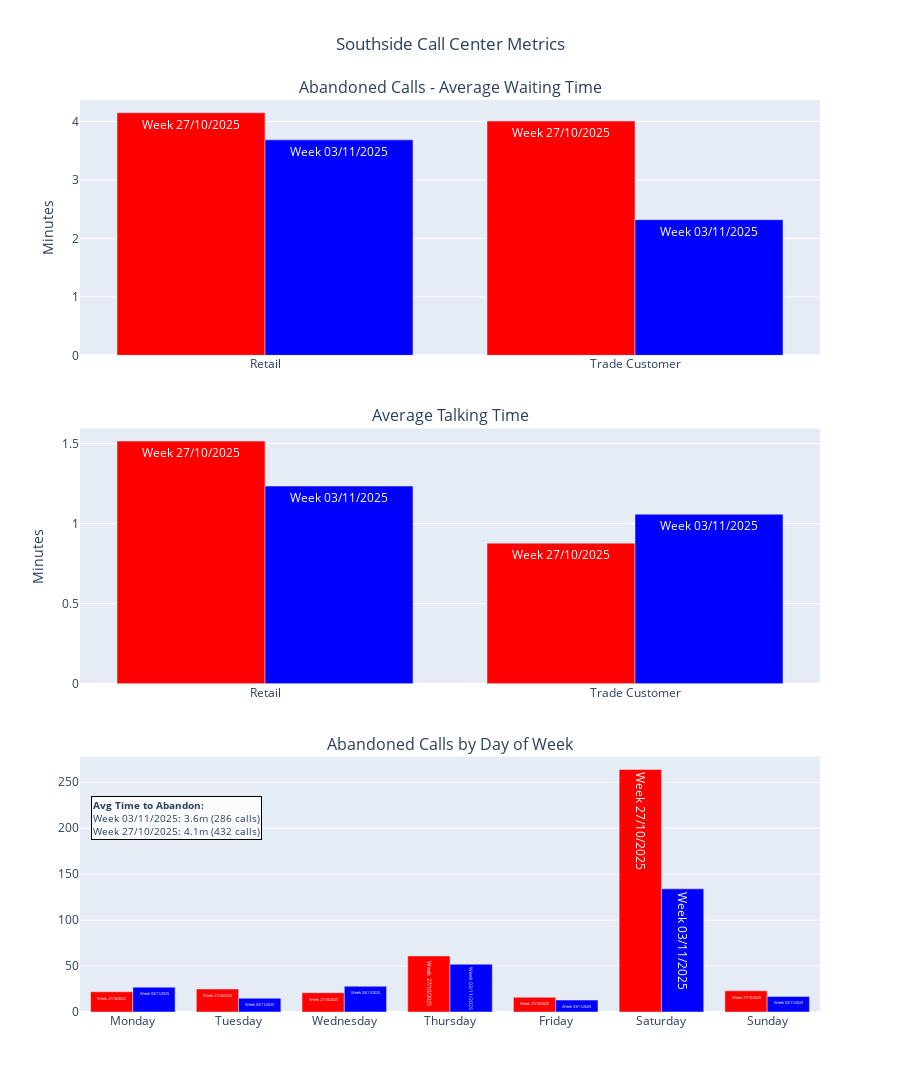

The notebook cell saved with this chart:
### Code cell
# Create combined figure with all three visualizations
combined_fig = make_subplots(
    rows=3, cols=1,
    subplot_titles=(
        "Abandoned Calls - Average Waiting Time",
        "Average Talking Time",
        "Abandoned Calls by Day of Week"
    ),
    specs=[[{}], [{}], [{}]],  # One plot per row
    vertical_spacing=0.08,
    row_heights=[0.33, 0.33, 0.33]
)

# Add waiting time plot (row 1) - hide legend for this plot
for i, trace in enumerate(fig_waiting.data):
    trace.showlegend = False  # Hide legend from plot 1
    combined_fig.add_trace(trace, row=1, col=1)

# Add talking time plot (row 2) - show legend for this plot only
for trace in fig_talk.data:
    trace.showlegend = False  # Hide legend from plot 1
    combined_fig.add_trace(trace, row=2, col=1)

# Add abandoned by day plot (row 3) - hide legend
for trace in fig_abandoned.data:
    trace.showlegend = False  # Hide duplicate legend
    combined_fig.add_trace(trace, row=3, col=1)

# Calculate dynamic y-position for annotation in the third plot
abandoned_filtered = abandoned_calls[abandoned_calls['week'].isin(WEEKS_TO_COMPARE)].copy()
abandoned_filtered['day_of_week'] = pd.to_datetime(
    abandoned_filtered['Call Time']
).dt.day_name()
day_counts = abandoned_filtered.groupby(['week', 'day_of_week']).size().reset_index(name='count')

if len(day_counts) > 0:
    max_count = day_counts['count'].max()
    annotation_y = max_count * 0.8  # Position at 80% of max height
else:
    annotation_y = 10  # Default fallback


# Add custom text labels to bars in plots 1 and 2
# Loop through traces and set text based on trace name
for trace in combined_fig.data:
    if trace.type == 'bar' and hasattr(trace, 'name'):
        # Extract week number from trace name (e.g., "Retail - Week 1" -> "Week 1")
        if 'Week' in str(trace.name):
            week_label = str(trace.name).split(' - ')[-1] if ' - ' in str(trace.name) else str(trace.name)
            # Set text to appear on each bar
            trace.text = [week_label] * len(trace.x)
            trace.textposition = 'inside'
            trace.textfont = dict(color='white', size=12)

# Get max date from abandoned calls for week label calculation
max_date = pd.to_datetime(abandoned_calls['Call Time']).max()

# Calculate statistics for annotation
week1_data = abandoned_filtered[abandoned_filtered['week'] == 1]
week2_data = abandoned_filtered[abandoned_filtered['week'] == 2]

avg_time_week1 = week1_data['Waiting Time'].mean() / 60 if len(week1_data) > 0 else 0
avg_time_week2 = week2_data['Waiting Time'].mean() / 60 if len(week2_data) > 0 else 0
count_week1 = len(week1_data)
count_week2 = len(week2_data)

# Add summary annotation with max_date passed to get_week_date_label
annotation_text = (
    f"<b>Avg Time to Abandon:</b><br>"
    f"Week {get_week_date_label(1, max_date)}: {avg_time_week1:.1f}m ({count_week1} calls)<br>"
    f"Week {get_week_date_label(2, max_date)}: {avg_time_week2:.1f}m ({count_week2} calls)"
)

combined_fig.add_annotation(
    text=annotation_text,
    xref="x3", yref="y3",  # Reference third subplot
    x=-0.4, y=annotation_y,
    showarrow=False,
    align="left",
    xanchor="left",
    yanchor="middle",
    bgcolor="rgba(255, 255, 255, 0.8)",
    bordercolor="black",
    borderwidth=1,
    font=dict(size=10)
)


# Update axis labels
combined_fig.update_yaxes(title_text="Minutes", row=1, col=1)
combined_fig.update_yaxes(title_text="Minutes", row=2, col=1)

# Update layout
combined_fig.update_layout(
    title_text="Southside Call Center Metrics",
    title_x=0.5,
    showlegend=True,
    barmode="group",
    height=1200
)

# Save to HTML
combined_fig.write_html(OUTPUT_HTML)
print(f"\n✓ Report saved to: {OUTPUT_HTML}")
print(f"✓ Talking time chart saved to: {OUTPUT_TALKING_HTML}")

combined_fig.show()

### Figure 1 — Plotly figure (JSON) as saved in the notebook; plotly's stock layout.template omitted (floating-point values rounded to 4 significant figures)
{"data": [{"customdata": [[394], [38]], "hovertemplate": "Type: %{x}<br>Week 27/10/2025<br>Avg Waiting Time: %{y:.2f} min<br>Total Calls: %{customdata[0]}<extra></extra>", "marker": {"color": "red"}, "name": "Week 27/10/2025", "showlegend": false, "text": ["Week 27/10/2025", "Week 27/10/2025"], "textfont": {"color": "white", "size": 12}, "textposition": "inside", "type": "bar", "x": ["Retail", "Trade Customer"], "xaxis": "x", "y": [4.152, 4.011], "yaxis": "y"}, {"customdata": [[260], [26]], "hovertemplate": "Type: %{x}<br>Week 03/11/2025<br>Avg Waiting Time: %{y:.2f} min<br>Total Calls: %{customdata[0]}<extra></extra>", "marker": {"color": "blue"}, "name": "Week 03/11/2025", "showlegend": false, "text": ["Week 03/11/2025", "Week 03/11/2025"], "textfont": {"color": "white", "size": 12}, "textposition": "inside", "type": "bar", "x": ["Retail", "Trade Customer"], "xaxis": "x", "y": [3.688, 2.322], "yaxis": "y"}, {"customdata": [[4628], [197]], "hovertemplate": "Type: %{x}<br>Week 27/10/2025<br>Avg: %{y:.2f} min<br>Total Calls: %{customdata[0]}<extra></extra>", "marker": {"color": "red"}, "name": "Week 27/10/2025", "showlegend": false, "text": ["Week 27/10/2025", "Week 27/10/2025"], "textfont": {"color": "white", "size": 12}, "textposition": "inside", "type": "bar", "x": ["Retail", "Trade Customer"], "xaxis": "x2", "y": [1.516, 0.8782], "yaxis": "y2"}, {"customdata": [[4964], [187]], "hovertemplate": "Type: %{x}<br>Week 03/11/2025<br>Avg: %{y:.2f} min<br>Total Calls: %{customdata[0]}<extra></extra>", "marker": {"color": "blue"}, "name": "Week 03/11/2025", "showlegend": false, "text": ["Week 03/11/2025", "Week 03/11/2025"], "textfont": {"color": "white", "size": 12}, "textposition": "inside", "type": "bar", "x": ["Retail", "Trade Customer"], "xaxis": "x2", "y": [1.235, 1.059], "yaxis": "y2"}, {"customdata": [[784, 407, 22, "21s", "24s", "2.3m"], [773, 393, 25, "25s", "43s", "9.9m"], [608, 341, 21, "23s", "33s", "5.3m"], [542, 238, 61, "21s", "24s", "16.2m"], [617, 336, 16, "25s", "48s", "2.9m"], [414, 52, 264, "22s", "20.0m", "20.0m"], [343, 153, 23, "21s", "2.9m", "4.9m"]], "hovertemplate": "Day: %{x}<br>Week 27/10/2025<br>Abandoned Calls: %{y}<br>Total Calls: %{customdata[0]}<br>Answered Calls: %{customdata[1]}<br>Min Wait: %{customdata[3]}<br>Average Wait: %{customdata[4]}<br>Max Wait: %{customdata[5]}<extra></extra>", "marker": {"color": "red"}, "name": "Week 27/10/2025", "showlegend": false, "text": ["Week 27/10/2025", "Week 27/10/2025", "Week 27/10/2025", "Week 27/10/2025", "Week 27/10/2025", "Week 27/10/2025", "Week 27/10/2025"], "textfont": {"color": "white", "size": 12}, "textposition": "inside", "type": "bar", "x": ["Monday", "Tuesday", "Wednesday", "Thursday", "Friday", "Saturday", "Sunday"], "xaxis": "x3", "y": [22, 25, 21, 61, 16, 264, 23], "yaxis": "y3"}, {"customdata": [[785, 409, 27, "25s", "25s", "7.8m"], [697, 351, 15, "22s", "26s", "14.7m"], [699, 350, 28, "21s", "24s", "18.6m"], [725, 371, 52, "21s", "41s", "20.0m"], [703, 384, 13, "27s", "27s", "3.1m"], [468, 121, 134, "21s", "48s", "20.0m"], [289, 164, 17, "21s", "1.9m", "4.3m"]], "hovertemplate": "Day: %{x}<br>Week 03/11/2025<br>Abandoned Calls: %{y}<br>Total Calls: %{customdata[0]}<br>Answered Calls: %{customdata[1]}<br>Min Wait: %{customdata[3]}<br>Average Wait: %{customdata[4]}<br>Max Wait: %{customdata[5]}<extra></extra>", "marker": {"color": "blue"}, "name": "Week 03/11/2025", "showlegend": false, "text": ["Week 03/11/2025", "Week 03/11/2025", "Week 03/11/2025", "Week 03/11/2025", "Week 03/11/2025", "Week 03/11/2025", "Week 03/11/2025"], "textfont": {"color": "white", "size": 12}, "textposition": "inside", "type": "bar", "x": ["Monday", "Tuesday", "Wednesday", "Thursday", "Friday", "Saturday", "Sunday"], "xaxis": "x3", "y": [27, 15, 28, 52, 13, 134, 17], "yaxis": "y3"}], "layout": {"annotations": [{"font": {"size": 16}, "showarrow": false, "text": "Abandoned Calls - Average Waiting Time", "x": 0.5, "xanchor": "center", "xref": "paper", "y": 1, "yanchor": "bottom", "yref": "paper"}, {"font": {"size": 16}, "showarrow": false, "text": "Average Talking Time", "x": 0.5, "xanchor": "center", "xref": "paper", "y": 0.64, "yanchor": "bottom", "yref": "paper"}, {"font": {"size": 16}, "showarrow": false, "text": "Abandoned Calls by Day of Week", "x": 0.5, "xanchor": "center", "xref": "paper", "y": 0.28, "yanchor": "bottom", "yref": "paper"}, {"align": "left", "bgcolor": "rgba(255, 255, 255, 0.8)", "bordercolor": "black", "borderwidth": 1, "font": {"size": 10}, "showarrow": false, "text": "<b>Avg Time to Abandon:</b><br>Week 03/11/2025: 3.6m (286 calls)<br>Week 27/10/2025: 4.1m (432 calls)", "x": -0.4, "xanchor": "left", "xref": "x3", "y": 211.2, "yanchor": "middle", "yref": "y3"}], "barmode": "group", "height": 1200, "showlegend": true, "title": {"text": "Southside Call Center Metrics", "x": 0.5}, "xaxis": {"anchor": "y", "domain": [0, 1]}, "xaxis2": {"anchor": "y2", "domain": [0, 1]}, "xaxis3": {"anchor": "y3", "domain": [0, 1]}, "yaxis": {"anchor": "x", "domain": [0.72, 1], "title": {"text": "Minutes"}}, "yaxis2": {"anchor": "x2", "domain": [0.36, 0.64], "title": {"text": "Minutes"}}, "yaxis3": {"anchor": "x3", "domain": [0, 0.28]}}}
